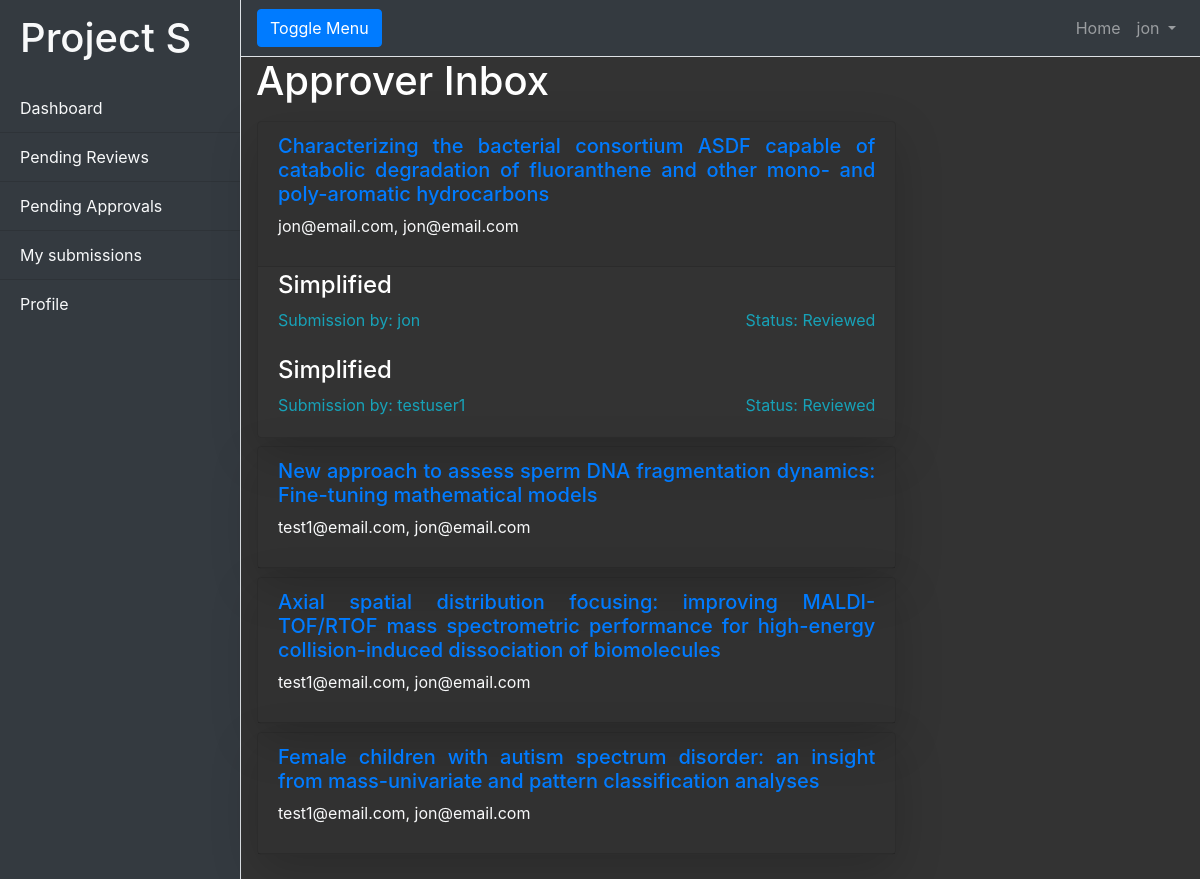
The app's page /reviews/approver_inbox (signed in) with its own data.
### Accounts/models.py (models this page shows, shortened)
class User(AbstractUser):
    class UserType(models.TextChoices):
        PI = 'PI', ('Principal Investigator')
        Grads = 'Grads', ('Graduate Student')
        Undergrad = 'Undergrad', ('Undergrad')
    username = models.CharField(max_length=50)
    email = models.EmailField(unique=True)
    type = models.CharField(max_length = 150, choices = UserType.choices, default = UserType.Undergrad)
    USERNAME_FIELD = 'email'
    REQUIRED_FIELDS = ['username', 'type']
    objects = CustomUserManager()

### Articles/models.py (models this page shows, shortened)
class Article (models.Model):
    name = models.CharField(max_length = 255)
    link = models.URLField()
    PI = models.ForeignKey(settings.AUTH_USER_MODEL, on_delete= models.CASCADE, related_name='article_PI')
    first_author = models.ForeignKey(settings.AUTH_USER_MODEL, on_delete= models.CASCADE, related_name='article_FA')
    article_text = RichTextField(blank = True, null=True)
    reviewers = models.ManyToManyField(settings.AUTH_USER_MODEL, related_name='can_review')
    approvers = models.ManyToManyField(settings.AUTH_USER_MODEL, related_name='can_approve')

class S_article_submission(models.Model):
    class submission_status(models.TextChoices):
        not_submitted = 'Awaiting submission', ('Awaiting submission')
        submitted = 'Submitted', ('Submitted')
        in_review = 'In Review', ('In Review')
        reviewed = 'Reviewed', ('Reviewed')
        approved = 'Approved', ('Approved')
    article = models.ForeignKey(Article, on_delete= models.CASCADE, related_name='submission')
    created_by = models.ForeignKey(settings.AUTH_USER_MODEL, on_delete=models.CASCADE, related_name='created_this_submission')
    created_at = models.DateTimeField(auto_now_add=True)
    updated_at = models.DateTimeField(auto_now=True)
    status = models.CharField(max_length=150, choices=submission_status.choices, default = submission_status.not_submitted)
    reviewed_by = models.ForeignKey(settings.AUTH_USER_MODEL, on_delete=models.CASCADE, related_name='reviewed_this_submission', null=True, blank=True)
    text = RichTextField(blank=True, null=True)

### Reviews/views.py (the view)
# urls.py: path('approver_inbox', views.ApproverInbox.as_view(), name='approver_inbox')
@method_decorator(login_required, name='dispatch')
class ApproverInbox(ListView):
    model = Article
    paginate_by = 5
    context_object_name = 'articles'
    template_name = 'approver_inbox.html'
    def get_queryset(self, *args, **kwargs):
        user = self.request.user
        queryset = Article.objects.filter(approvers = user)
        return queryset
    def get_context_data(self, **kwargs):
        context = super().get_context_data(**kwargs)
        query = Article.objects.filter(approvers = self.request.user)
        submissions = S_article_submission.objects.filter( Q(article__in=query) & Q(status='Reviewed'))
        context['submissions'] = submissions
        return context

### templates/approver_inbox.html
{% extends 'review.html' %}
{% block content %}
<div class="container-fluid">
    <h1 class="text-justify text-white"> Approver Inbox </h1>
</div>
<div class="container-fluid m-3">
    <div class="row">
        <div class="col-8">
            {% for article in articles %}
            <div class="row">
                <div class="card bg-transparent mb-2 shadow-lg" style="width: 60rem;">
                    <div class="card-header text-justify">
                        <h5><a href="{% url 'Article_detail' article.pk %}">{{article.name}}</a></h5>
                        <p class="text-light">
                            {{article.first_author}}, {{article.PI}}
                        </p>
                    </div>
                    {% for submission in submissions %}
                        {% if submission.article == article %}
                            <div class="card-body pt-1 overflow-auto">
                                <a href="{% url 'reviewing page' submission.pk %}">
                                    <div class="card-text text-justify ">
                                        <h4 class="text-white"> Simplified </h4>
                                        <div class="d-flex justify-content-between text-info">
                                            <div>
                                                Submission by: {{ submission.created_by.username }}
                                            </div>
                                            <div>
                                                Status: {{submission.status}}
                                            </div>
                                        </div>
                                    </div>
                                </a>
                            </div>
                        {% endif %}
                    {% endfor %}
                </div>
            </div>
            {% endfor %}
        </div>
    </div>
</div>
{% endblock content %}

### templates/review.html (shortened to what this page needs)
<!doctype html>
{% load static %}
{% load widget_tweaks %}
<html lang="en">
  <head>
    <link rel="stylesheet" href="https://cdn.jsdelivr.net/npm/bootstrap@4.5.3/dist/css/bootstrap.min.css">
    <link rel="stylesheet" href="{% static 'CSS/simple_sidebar.css' %}">
  </head>
  <body>
    <div class="d-flex" id="wrapper">
        <div class="bg-dark border-right" id="sidebar-wrapper">
          <div class="sidebar-heading text-light "> <h1>Project S</h1> </div>
          <div class="list-group list-group-flush">
            <a href="#" class="list-group-item text-light list-group-item-action bg-dark">Dashboard</a>
            <a href="{% url 'reviewer_inbox' %}" class="list-group-item text-light list-group-item-action bg-dark">Pending Reviews</a>
            <a href="{% url 'approver_inbox' %}" class="list-group-item text-light list-group-item-action bg-dark">Pending Approvals</a>
            <a href="{% url 'submitter_inbox' %}" class="list-group-item text-light list-group-item-action bg-dark">My submissions</a>
            <a href="#" class="list-group-item text-light list-group-item-action bg-dark">Profile</a>
          </div>
        </div>
        <div id="page-content-wrapper">
          <nav class="navbar navbar-expand-lg navbar-dark bg-dark border-bottom">
            <button class="btn btn-primary" id="menu-toggle">Toggle Menu</button>
            <div class="collapse navbar-collapse" id="navbarSupportedContent">
              <ul class="navbar-nav ml-auto mt-2 mt-lg-0">
                <li class="nav-item">
                  <a class="nav-link" href="{% url 'Article_list' %}">Home <span class="sr-only">(current)</span></a>
                </li>
                <li class="nav-item dropdown">
                  <a class="nav-link dropdown-toggle" href="#" id="navbarDropdown" role="button" data-toggle="dropdown" aria-haspopup="true" aria-expanded="false">
                    {{request.user.username}}
                  </a>
                </li>
              </ul>
            </div>
          </nav>
          {% block content %}
          {% endblock content %}
  </body>
</html>

### static/CSS/simple_sidebar.css (style rules this page uses)
html, body { background-color: #333 ; }
#wrapper { overflow-x: hidden; }
#sidebar-wrapper { min-height: 100vh; margin-left: -15rem; -webkit-transition: margin .25s ease-out; -moz-transition: margin .25s ease-out; -o-transition: margin .25s ease-out; transition: margin .25s ease-out; }
#sidebar-wrapper .sidebar-heading { padding: 0.875rem 1.25rem; font-size: 1.2rem; }
#sidebar-wrapper .list-group { width: 15rem; }
#page-content-wrapper { min-width: 100vw; }
@media (min-width: 768px) { #sidebar-wrapper { margin-left: 0; } }
@media (min-width: 768px) { #page-content-wrapper { min-width: 0; width: 100%; } }

### records on screen
User: user.username "jon"
Article: name "Characterizing the bacterial consortium ASDF capable of catabolic degradation of fluoranthene and other mono- and poly-aromatic hydrocarbons", first_author "jon@email.com", PI "jon@email.com"
S_article_submission: created_by.username "jon", status "Reviewed"
S_article_submission: created_by.username "testuser1", status "Reviewed"
Article: name "New approach to assess sperm DNA fragmentation dynamics: Fine-tuning mathematical models", first_author "test1@email.com", PI "jon@email.com"
Article: name "Axial spatial distribution focusing: improving MALDI-TOF/RTOF mass spectrometric performance for high-energy collision-induced dissociation of biomolecules", first_author "test1@email.com", PI "jon@email.com"
Article: name "Female children with autism spectrum disorder: an insight from mass-univariate and pattern classification analyses", first_author "test1@email.com", PI "jon@email.com"
